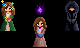

A level layout from a 2D game, rendered from its tile map. Below: a short description, then the map file with its tile-grid data intact:
An orthogonal 5x3 tile map with 16x16 px tiles, 6 tile layers (Back, Buildings, Paths, Front, ...).

<map version="1.2" orientation="orthogonal" renderorder="right-down" width="5" height="3" tilewidth="16" tileheight="16" nextobjectid="48">
  <properties>
    <property name="Outdoors" value="T" />
    <property name="sw1" value="2282" />
    <property name="sw2" value="7086" />
    <property name="sw3" value="236" />
    <property name="sw4" value="269" />
    <property name="sw5" value="317" />
    <property name="sw6" value="240" />
  </properties>
  <tileset source="Animated.tsx" firstgid="1" />
  <layer name="Back" opacity="1.0" width="5" height="3">
    <data encoding="csv">
0,0,0,0,0,
0,0,0,0,0,
0,0,0,0,0
</data>
  </layer>
  <layer name="Buildings" opacity="1.0" width="5" height="3">
    <data encoding="csv">
0,0,0,0,0,
25,0,0,0,73,
0,0,41,0,0
</data>
  </layer>
  <layer name="Paths" opacity="1.0" width="5" height="3">
    <data encoding="csv">
0,0,0,0,0,
0,0,0,0,0,
0,0,0,0,0
</data>
  </layer>
  <layer name="Front" opacity="1.0" width="5" height="3">
    <data encoding="csv">
17,0,0,0,65,
0,0,33,0,0,
0,0,0,0,0
</data>
  </layer>
  <layer name="AlwaysFront" opacity="1.0" width="5" height="3">
    <data encoding="csv">
0,0,87,0,0,
0,0,0,0,0,
0,0,0,0,0
</data>
  </layer>
  <layer name="AlwaysFront1" width="5" height="3">
    <data encoding="csv">
0,0,89,0,0,
0,0,0,0,0,
0,0,0,0,0
</data>
  </layer>
  <objectgroup name="Back" />
  <objectgroup name="Buildings" />
  <objectgroup name="Paths" />
  <objectgroup name="Front" />
  <objectgroup name="AlwaysFront" />
</map>
